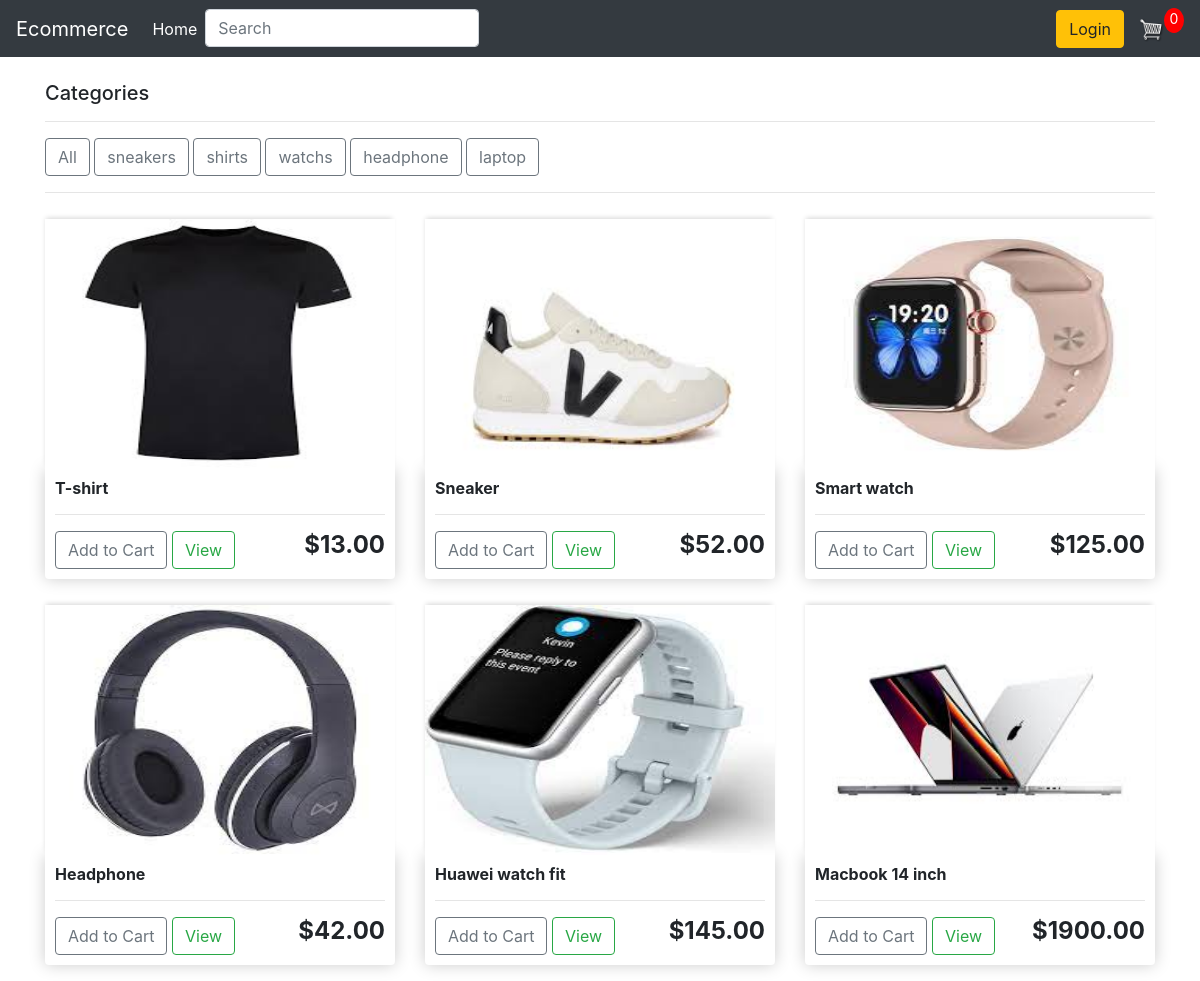
The page / on the database its author committed.
### store/models.py (models this page shows, shortened)
class Category(models.Model):
    name = models.CharField(max_length=100)
    def __str__(self):
        return self.name

class Product(models.Model):
    name = models.CharField(max_length=200, null=True)
    category = models.ForeignKey(Category, on_delete=models.SET_NULL, null=True)
    price = models.FloatField()
    digital = models.BooleanField(default=False, null=True, blank=False)
    image = models.ImageField(null=True, blank=True)

### store/views.py (the view)
# urls.py: path('', include('store.urls'))
def store(request):
    if request.user.is_authenticated:
        customer = request.user.customer
        order, created = Order.objects.get_or_create(customer=customer, complete=False)
        items = order.orderitem_set.all()
        cartItems = order.get_cart_items
    else:
        items = []
        order = {'get_cart_total': 0, 'get_cart_items': 0, 'shipping': False}
        cartItems = order['get_cart_items']
    q = request.GET.get('q') if request.GET.get('q') != None else ''
    print(q)
    categories = Category.objects.all()
    products = Product.objects.filter(Q(category__name__icontains=q))
    p = Paginator(products, 6)
    page_number = request.GET.get('page')
    page_obj = p.get_page(page_number)
    num = 'a' * page_obj.paginator.num_pages
    context = { 'products': products, 'cartItems': cartItems, 'categories': categories, 'page_obj': page_obj, 'num': num}
    return render(request, 'store/store.html', context)

### store/templates/store/store.html (shortened to what this page needs)
{% extends 'store/main.html' %}
{% load static %}
{% block content %}
    <h5>Categories</h5>
    <hr>
    <div style="display: block;">
        <a href="{% url 'store' %}" class="btn btn-outline-secondary add-btn updated-cart">All</a>
        {% for category in categories %}
        <a href="{% url 'store' %}?q={{category.name}}" class="btn btn-outline-secondary add-btn updated-cart">{{category}}</a>
        {% endfor %}
    </div>
    <hr>
    <div class="row mt-2">
       {% for product in  page_obj %}
        <div class="col-lg-4 mb-3">
            <img src="{{product.image.url}}" alt="" class="thumbnail">
            <div class="box-element product">
                <h6><strong>{{product.name}}</strong></h6>
                <hr>
                <button class="btn btn-outline-secondary add-btn updated-cart" data-product="{{product.id}}" data-action="add">Add to Cart</button>
                <a  class="btn btn-outline-success" href="#">View</a>
                <h4 style="float: right"><strong>${{product.price|floatformat:2}}</strong></h4>
            </div>
        </div>
       {% endfor %}
    </div>
{% endblock content %}

### store/templates/store/main.html (shortened to what this page needs)
<!DOCTYPE html>
{% load static %}
<html lang="en">
<head>
    <link rel="stylesheet" href="{% static 'css/main.css' %}">
    <link rel="stylesheet" href="https://cdn.jsdelivr.net/npm/bootstrap@4.0.0/dist/css/bootstrap.min.css">
</head>
<body>
    <nav class="navbar navbar-expand-lg navbar-dark bg-dark">
        <a class="navbar-brand" href="{% url 'store' %}">Ecommerce</a>
        <div class="collapse navbar-collapse" id="navbarSupportedContent">
          <ul class="navbar-nav mr-auto">
            <li class="nav-item active">
              <a class="nav-link" href="#">Home <span class="sr-only">(current)</span></a>
            </li>
              <form action="{% url 'store' %}" method="get">
                <input class="form-control me-2" type="search" placeholder="Search" aria-label="Search" name="q" >
              </form>
          </ul>
          <div class="form-inline my-2 my-lg-0">
              {% if user.is_authenticated %}
                <p style="color: white;">{{request.user}}</p>
                <a href="{% url 'logout' %}" class="btn btn-warning">Logout</a>
              {% else %}
                <a href="{% url 'loginPage' %}" class="btn btn-warning">Login</a>
              {% endif %}
              <a href="{% url 'cart' %}">
                  <img id="cart-icon" src="{% static 'images/cart.png' %}" >
              </a>
              <p id="cart-total">{{cartItems}}</p>
          </div>
        </div>
      </nav>
    <div class="container">
        <br>
        {% block content %}
        {% endblock content %}
    </div>
</body>
</html>

### static/css/main.css (style rules this page uses)
body { background-color: hsl(0, 0%, 98%); }
h1, h2, h3, h4, h5, h6 { color: hsl(0, 0%, 30%); }
.box-element { box-shadow: hsl(0, 0%, 80%) 0 0 16px; background-color: #fff; border-radius: 4px; padding: 10px; }
.thumbnail { width: 100%; height: 250px; -webkit-box-shadow: -1px -3px 5px -2px rgba(214, 214, 214, 1); -moz-box-shadow: -1px -3px 5px -2px rgba(214, 214, 214, 1); box-shadow: -1px -3px 5px -2px rgba(214, 214, 214, 1); }
.product { border-radius: 0 0 4px 4px; }
.bg-dark { background-color: #4f868c !important; }
#cart-icon { width: 25px; display: inline-block; margin-left: 15px; }
#cart-total { display: block; text-align: center; color: #fff; background-color: red; width: 20px; height: 25px; border-radius: 50%; font-size: 14px; }
.col-lg-4, .col-lg-6, .col-lg-8, .col-lg-12 { margin-top: 10px; }
.btn { border-radius: 0; }

### rows shown on the page
Category: name "sneakers"
Category: name "shirts"
Category: name "watchs"
Category: name "headphone"
Category: name "laptop"
Product: image (picture), name "T-shirt", price "13.00"
Product: image (picture), name "Sneaker", price "52.00"
Product: image (picture), name "Smart watch", price "125.00"
Product: image (picture), name "Headphone", price "42.00"
Product: image (picture), name "Huawei watch fit", price "145.00"
Product: image (picture), name "Macbook 14 inch", price "1900.00"

### other values the page prints
{{ cartItems }} "0"
